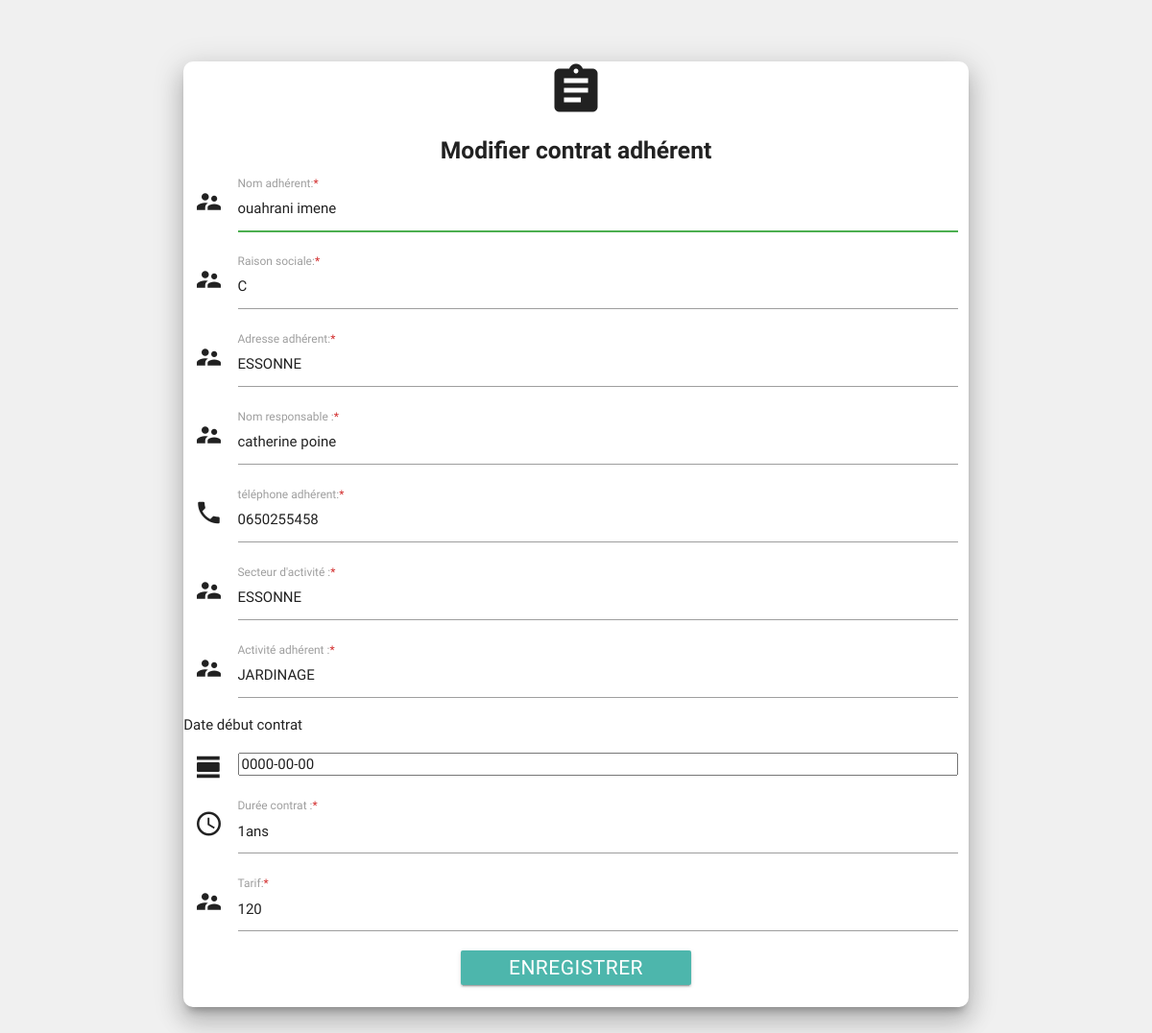
Screenshot of /SI/modifier.php?id=57 (signed in) with the database file from the repository.
### tables this page shows
CREATE TABLE IF NOT EXISTS `contrat` (
  `id_adh` int(15) NOT NULL AUTO_INCREMENT,
  `nom_adh` text NOT NULL,
  `rais_soc` text NOT NULL,
  `adresse_adh` text NOT NULL,
  `nom_resp` text NOT NULL,
  `tel_adh` varchar(13) NOT NULL,
  `sec_adh` text NOT NULL,
  `act_adh` text NOT NULL,
  `date_deb` date NOT NULL,
  `duree_cont` text NOT NULL,
  `tarif` text NOT NULL,
  PRIMARY KEY (`id_adh`)
);

### SI/modifier.php (the view, shortened to what this page needs)
<!DOCTYPE html>
<html lang="en">
<head>
<link href="css/icons.css" rel="stylesheet">
<link href="style.css" rel="stylesheet">
<link type="text/css" rel="stylesheet" href="css/materialize.min.css"  media="screen,projection"/>
</head>
<body>
	<?php session_start ();
if(isset($_SESSION['admin'])){
include('connexion.php');
$id=$_GET['id'];
$bd=$bdd->query("select * from contrat WHERE id_adh='$id'");
$base= $bd->fetch();
$nom_adh=$base['nom_adh'];
$rais_soc=$base['rais_soc'];
$adresse_adh=$base['adresse_adh'];
$nom_resp=$base['nom_resp'];
$tel_adh=$base['tel_adh'];
$sec_adh=$base['sec_adh'];
$act_adh=$base['act_adh'];
$date_deb=$base['date_deb'];
$duree_cont=$base['duree_cont'];
$tarif=$base['tarif'];
}
 ?>
    <div class="row">
    <div class=" col s12">
    <form action="modifi.php?id=<?php echo $id ?>" method="post" name="formulaire">
              <div class="contaa z-depth-5 #ffffff white">
        <div class=" center-align">
         <i class=" medium material-icons " center-align>assignment</i>
        <br><h5> <b class="con">Modifier contrat adhérent</b></h5>
       </div>
        <div class="input-field col s12">
          <i class="material-icons prefix">supervisor_account</i>
          <input id="nom" type="text" class="validate" name="nom_adh" pattern="[a-zA-Z]+[a-zA-Z_- ]{1,}" title="Doit commencer par une lettre et ne contient pas d'espaces ou de caractères spéciaux" autofocus required value="<?php echo $nom_adh; ?>">
          <label for="icon_prefix">Nom adhérent:<span class="red-text text-darken-2">*</span></label>
        </div>
          <div class="input-field col s12">
          <i class="material-icons prefix">supervisor_account</i>
          <input id="rs" type="text" class="validate" name="rais_soc" pattern="[a-zA-Z]+[a-zA-Z_- ]{1,}" title="Doit commencer par une lettre et ne contient pas d'espaces ou de caractères spéciaux" autofocus required value="<?php echo $rais_soc; ?>">
          <label for="icon_prefix">Raison sociale:<span class="red-text text-darken-2">*</span></label>
        </div>
               <div class="input-field col s12">
          <i class="material-icons prefix">supervisor_account</i>
          <input id="adresse" type="text" class="validate" name="adresse_adh" pattern="[a-zA-Z]+[a-zA-Z_- ]{1,}" title="Doit commencer par une lettre et ne contient pas d'espaces ou de caractères spéciaux" autofocus required value="<?php echo $adresse_adh; ?>">
          <label for="icon_prefix">Adresse adhérent:<span class="red-text text-darken-2">*</span></label>
        </div>
                 <div class="input-field col s12">
          <i class="material-icons prefix">supervisor_account</i>
          <input id="nom_r" type="text" class="validate" name="nom_resp" pattern="[a-zA-Z]+[a-zA-Z_- ]{1,}" title="Doit commencer par une lettre et ne contient pas d'espaces ou de caractères spéciaux" autofocus required value="<?php echo $nom_resp; ?>">
          <label for="icon_prefix">Nom responsable :<span class="red-text text-darken-2">*</span></label>
        </div>
        <div class="input-field col s12">
          <i class="material-icons prefix ">phone</i>
          <input id="tel_adh" type="text" class="validate" name="tel_adh" pattern="0[5-7]+[0-9]{8,}" title="Doit commencer par une lettre et ne contient pas d'espaces ou de caractères spéciaux" autofocus required value="<?php echo $tel_adh; ?>">
          <label for="icon_prefix">téléphone adhérent:<span class="red-text text-darken-2">*</span></label>
        </div>
     <div class="input-field col s12">
          <i class="material-icons prefix ">supervisor_account</i>
          <input id="sa" type="text" class="validate" name="sec_adh" pattern="[a-zA-Z]+[a-zA-Z_- ]{1,}" title="Doit commencer par une lettre et ne contient pas d'espaces ou de caractères spéciaux" autofocus required value="<?php echo $sec_adh; ?>">
          <label for="icon_prefix">Secteur d'activité :<span class="red-text text-darken-2">*</span></label>
        </div>
     <div class="input-field col s12">
          <i class="material-icons prefix ">supervisor_account</i>
          <input id="act_adh" type="text" class="validate" name="act_adh" pattern="[a-zA-Z]+[a-zA-Z_- ]{1,}" title="Doit commencer par une lettre et ne contient pas d'espaces ou de caractères spéciaux" autofocus required value="<?php echo $act_adh; ?>">
          <label for="icon_prefix">Activité adhérent :<span class="red-text text-darken-2">*</span></label>
        </div>
      <div class="row">
      <h6>Date début contrat</h6>
     <div class="input-field col s12">
          <i class="material-icons prefix">view_day</i>
          <input id="date_deb" name="date_deb"  type="date_deb" class="datepicker" title="Doit commencer par un Zero et ne doit pas contenir d'espaces ou de caractères spéciaux" autofocus required value="<?php echo $date_deb; ?>">
        </div></div>
                  <div class="input-field col s12">
          <i class="material-icons prefix ">query_builder</i>
          <input id="dc" type="text" class="validate" name="duree_cont" pattern="[a-zA-Z]+[a-zA-Z_- ]{1,}" title="Doit commencer par une lettre et ne contient pas d'espaces ou de caractères spéciaux" autofocus required value="<?php echo $duree_cont; ?>">
          <label for="icon_prefix">Durée contrat :<span class="red-text text-darken-2">*</span></label>
        </div>
  <div class="input-field col s12">
          <i class="material-icons prefix">supervisor_account</i>
          <input id="tarif" type="text" class="validate" name="tarif" pattern="[a-zA-Z]+[a-zA-Z_- ]{1,}" title="Doit commencer par une lettre et ne contient pas d'espaces ou de caractères spéciaux" autofocus required value="<?php echo $tarif; ?>">
          <label for="icon_prefix">Tarif:<span class="red-text text-darken-2">*</span></label>
        </div>
                     <div class="center-align">
   <button class="btn bt waves-effect #4db6ac teal lighten-2" type="submit"  name="action" >Enregistrer</button>
        </div>
         <br>
              </div>
            </form>
    </div></div>
</body>
</html>

### SI/style.css (style rules this page uses)
@media screen and (min-width:680px) { body { background-color: rgb(240,240,240) } }
@media screen and (min-width:680px) { div { margin-left: auto;margin-right: auto; } }
@media screen and (min-width:680px) { div.contaa { margin: 8vh 15vw;border-radius: 10px; } }
@media screen and (min-width:680px) { .bt { width: 20vw;font-size: 1.4em } }
@media screen and (min-width:680px) { h6 { margin-left: 2vw } }

### rows the page displays
contrat: nom_adh "ouahrani imene", rais_soc "C", adresse_adh "ESSONNE", nom_resp "catherine poine", tel_adh "0650255458", sec_adh "ESSONNE", act_adh "JARDINAGE", date_deb "0000-00-00", duree_cont "1ans", tarif "120"
